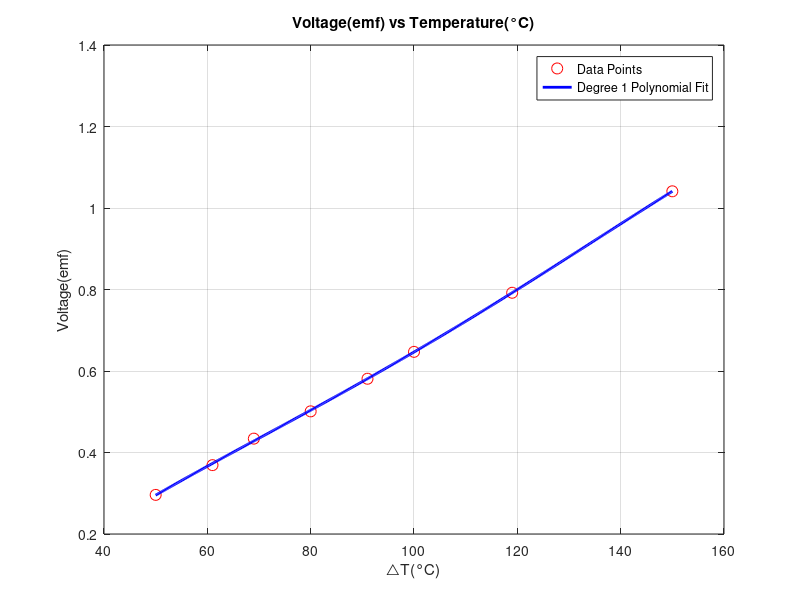

Recreate this plot in MATLAB.
% Data points
X = [50, 61, 69, 80, 91, 100, 119, 150]; 
Y = [0.296, 0.369, 0.434, 0.501, 0.581, 0.647, 0.792, 1.041]; 

% Fit a 1st-degree polynomial (linear fit)
p1 = polyfit(X, Y, 4);

% Evaluate the polynomial at a fine grid
X_fine = linspace(min(X), max(X), 500);
Y_poly1 = polyval(p1, X_fine);

% Plot the original data points
figure;
plot(X, Y, 'ro', 'MarkerSize', 8, 'DisplayName', 'Data Points'); 
hold on;

% Plot the 1st-degree polynomial fit
plot(X_fine, Y_poly1, '-b', 'LineWidth', 2, 'DisplayName', 'Degree 1 Polynomial Fit');

grid on;
xlabel('△T(°C)');
ylabel('Voltage(emf)');
title('Voltage(emf) vs Temperature(°C)');
legend show;
hold off;
